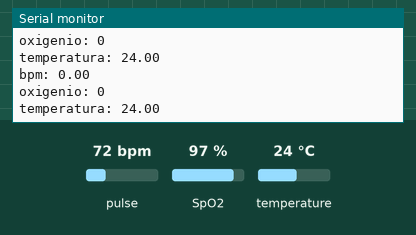
Simulated run of this sketch. Board: ESP8266 (NodeMCU). Shown: the last lines printed to the serial monitor. The test bench sets the inputs (shaded band); at power-on: pulse 72 bpm, temperature 24 °C, SpO2 97 %. WiFi joins after 1.5 s; servers stay silent unless stated; uploads are accepted with an empty reply. At 8.9 s the program restarts the board; the recording ends there.

Above: at 2.7 s.
2.8 s: pulse set to 42 bpm
4.3 s: temperature set to 12 °C
At 4.8 s:
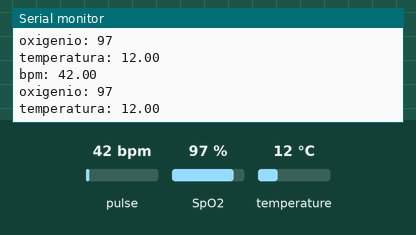
5.8 s: SpO2 set to 80 %
At 6.6 s:
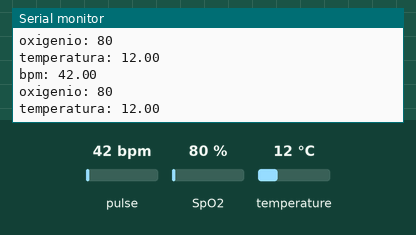
7.3 s: temperature set to 19 °C
At 8.5 s:
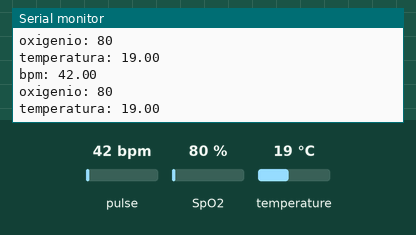
Timing chart, 0 to 8.9 s (numbered marks = the images above; inputs shaded):
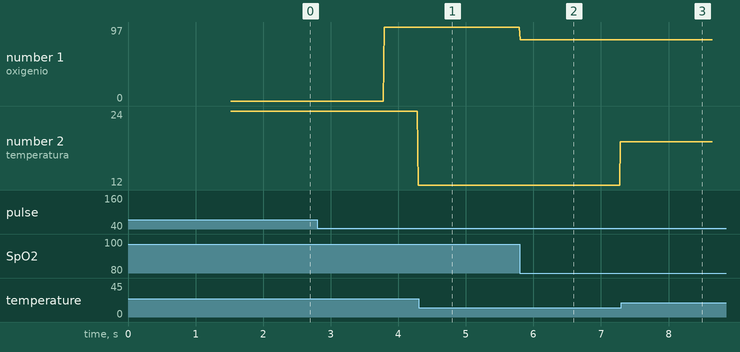

The sketch:

Pulseira.ino
```cpp
#include <DallasTemperature.h>
#include <ArduinoJson.h>
#include <Wire.h>
#include <OneWire.h>
#include <ESP8266WiFi.h>
#include <ESP8266HTTPClient.h>
#include <ESP8266WebServer.h>
#include <MAX30100_PulseOximeter.h>

ESP8266WebServer server(8080);

#define REPORTING_PERIOD_MS     2000

String local_mac;


OneWire barramento(D4);
DallasTemperature sensor(&barramento);

PulseOximeter pox;

int i = 0;
float pressao, oxigenio;
float temp = 0, anterior_P = 0, anterior_O = 0;
uint32_t tsLastReport = 0;

// Callback (registered below) fired when a pulse is detected
void onBeatDetected()
{
  //Serial.println("Beat!");
}

void setup()
{
  Serial.begin(115200);                            //Serial connection

  pox.setIRLedCurrent(MAX30100_LED_CURR_14_2MA);
  pox.setOnBeatDetectedCallback(onBeatDetected);

  WiFi.begin("LAR_2_BW", "lar2-ifce");   //WiFi connection

  while (WiFi.status() != WL_CONNECTED) {  //Wait for the WiFI connection completion

    delay(500);
    Serial.println("Waiting for connection");

  }
  local_mac = WiFi.macAddress();
  sensor.begin(); //temperatura

  Serial.print("Initializing pulse oximeter..");

  // Initialize the PulseOximeter instance
  // Failures are generally due to an improper I2C wiring, missing power supply
  // or wrong target chip
  if (!pox.begin()) {
    Serial.println("FAILED");
    for (;;);
  } else Serial.println("SUCCESS");
}

//float anterior = 0, pressao = 0;
void loop() {

  // Make sure to call update as fast as possible
  pox.update();
   // temperatura

  Serial.print("bpm: ");
  Serial.println(pox.getHeartRate());
  Serial.print("oxigenio: ");
  Serial.println(pox.getSpO2());
  Serial.print("temperatura: ");
  Serial.println(sensor.getTempCByIndex(0));
  if (pox.getHeartRate() != anterior_P && pox.getSpO2() != anterior_P) {
    i++;
    pox.update();
  }


  if (i > 300) {
    if (millis() - tsLastReport > REPORTING_PERIOD_MS) {


      pressao = pox.getHeartRate();
      oxigenio = pox.getSpO2();

      anterior_P = pressao;
      anterior_O = oxigenio;

      //Serial.println(oxigenio);

      tsLastReport = millis();
      //Serial.println(tsLastReport);
      i = 0;
      Menssagem(pressao, oxigenio);
    }
  }
}
```

Menssagem.ino
```cpp
void Menssagem(float pressao, float oxigenio) {

  sensor.requestTemperatures();
  temp = sensor.getTempCByIndex(0);

    Serial.print("bpm: ");
  Serial.println(pressao);
  Serial.print("oxigenio: ");
  Serial.println(oxigenio);
  Serial.print("temperatura: ");
  Serial.println(temp);

  HTTPClient http;    //Declare object of class HTTPClient

  StaticJsonBuffer<300> JSONbuffer;   //Declaring static JSON buffer
  JsonObject& JSONencoder = JSONbuffer.createObject();

  JSONencoder["chaveDispositivo"] = local_mac;
  JSONencoder["pressao"] = pressao;
  JSONencoder["oxgenio"] = oxigenio;
  JSONencoder["temperatura"] = temp;


  char JSONmessageBuffer[300];
  JSONencoder.prettyPrintTo(JSONmessageBuffer, sizeof(JSONmessageBuffer));
  //Serial.println(JSONmessageBuffer);

  http.begin("http://10.20.30.25:8080/eventos");
  http.addHeader("Content-Type", "application/json"); //Specify content-type header

  int httpCode = http.POST(JSONmessageBuffer);

  //Serial.println(httpCode);
  http.end();
  //if(httpCode == 201)
  exit(0);
}
```

Measured:
- after the input at 4.3 s, the serial monitor: prints a new line at once (image 1)
- after the input at 5.8 s, the serial monitor: prints a new line at once (image 2)
- after the input at 7.3 s, the serial monitor: prints a new line at once (image 3)
- plotted number 1: 97 → 80 after the input at 5.8 s
- plotted number 2: 24 → 12 after the input at 2.8 s, 12 → 19 after the input at 5.8 s
